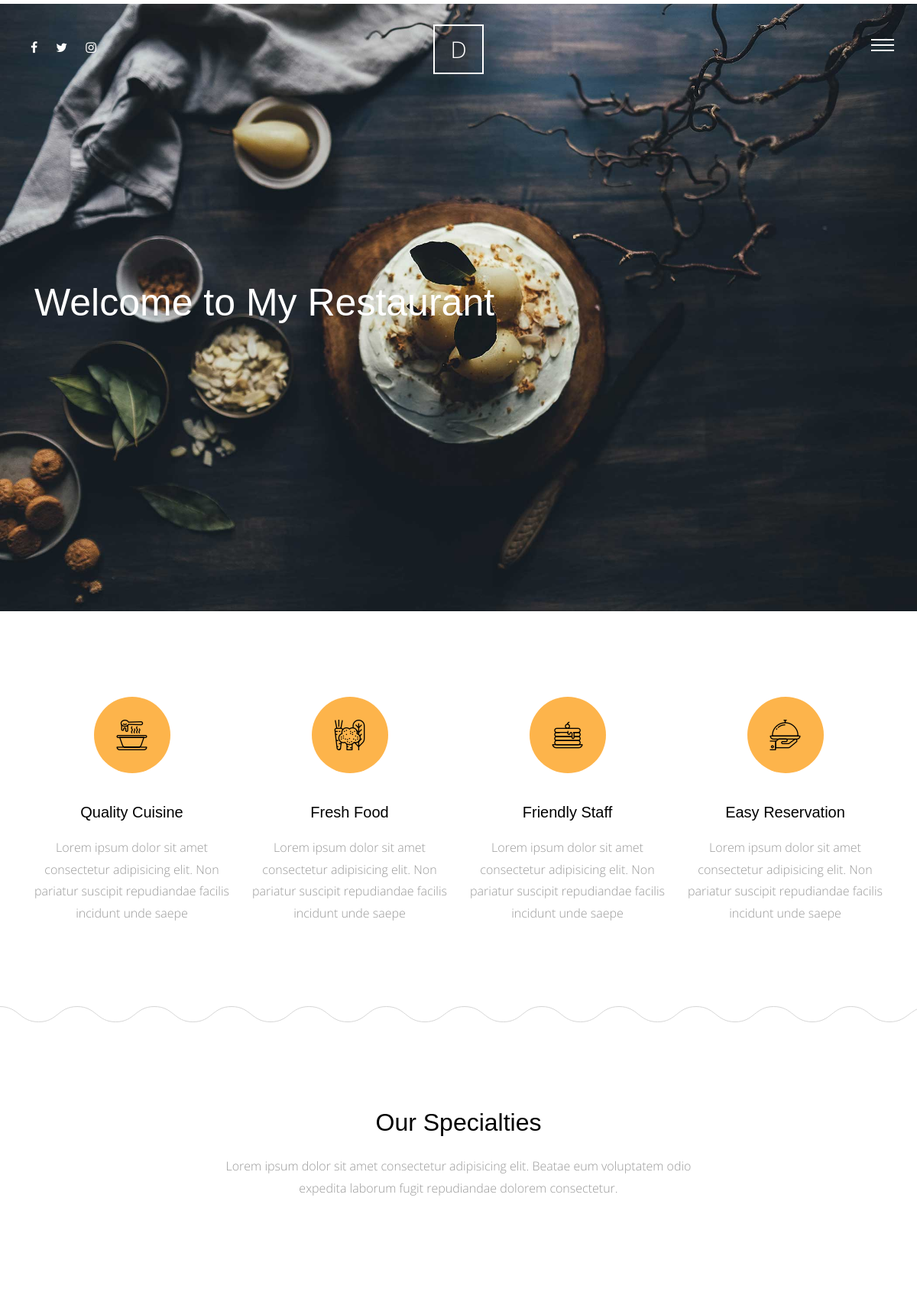
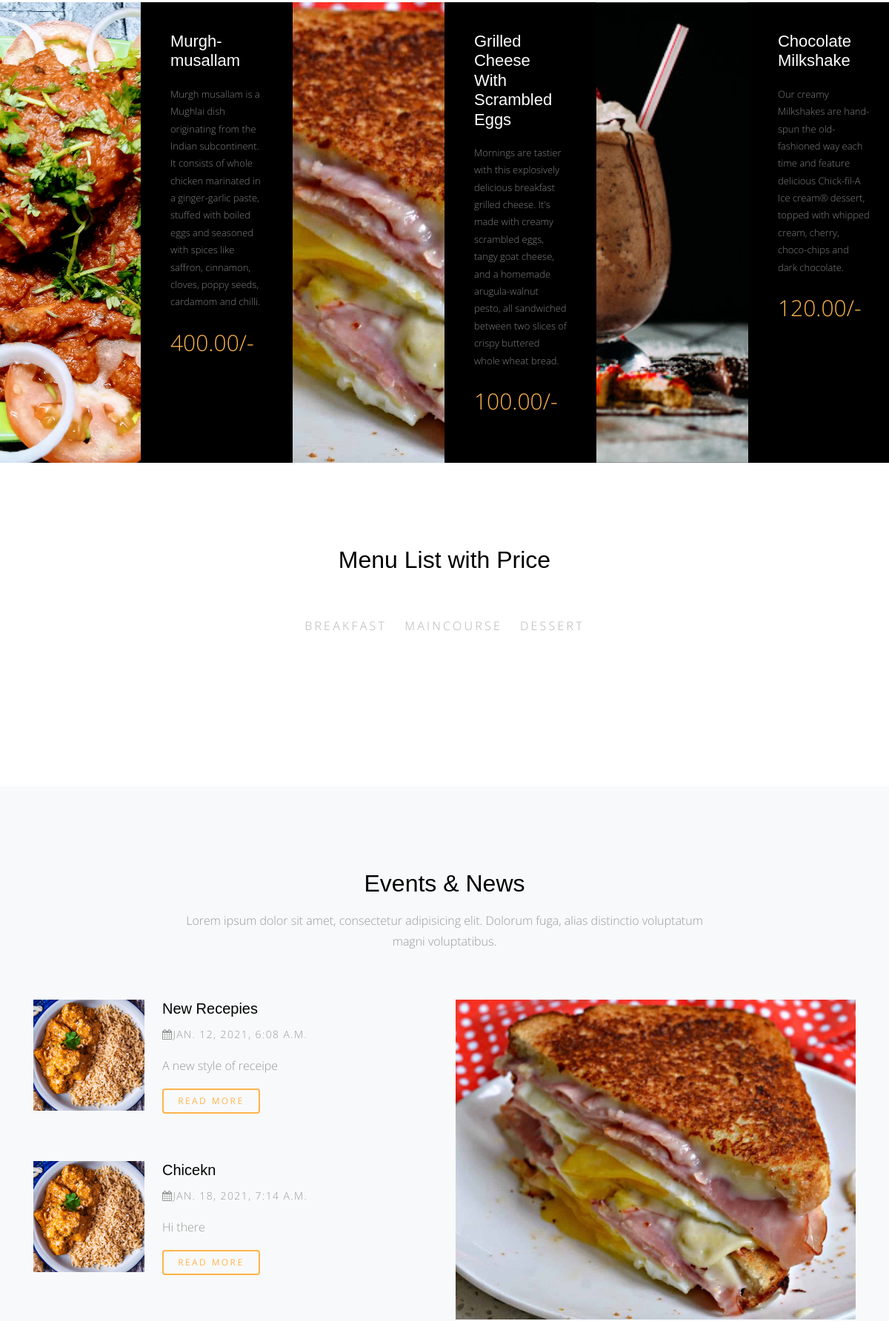
The page / (upper part) on the database its author committed (2 pictures, top to bottom).
### meals/models.py (models this page shows, shortened)
class Meals(models.Model):
    name = models.CharField(max_length=50)
    description = models.TextField(max_length=500)
    category = models.ForeignKey('Category',on_delete = models.SET_NULL,null=True)
    people = models.IntegerField()
    price = models.DecimalField(max_digits=5,decimal_places=2)
    preparation_time = models.IntegerField()
    image = models.ImageField(upload_to='meals/')
    slug = models.SlugField(blank=True,null=True)
    class Meta:
        verbose_name ='meal'
        verbose_name_plural ='meals'

class Category(models.Model):
    name = models.CharField(max_length=30)
    def __str__(self):
        return self.name

### blog/models.py (models this page shows, shortened)
class Post(models.Model):
    title = models.CharField(max_length=50)
    content = models.TextField()
    author = models.ForeignKey(User , on_delete=models.CASCADE)
    image = models.ImageField(upload_to='blog/', blank=True,null=True)
    tags = TaggableManager(blank=True)
    category = models.ForeignKey('Category' , null=True, on_delete=models.SET_NULL)
    created = models.DateTimeField(default=timezone.now)

### home/views.py (the view)
# urls.py: path('',views.home, name='home' ),
def home(request):
    meals = Meals.objects.all()
    meal_list = Meals.objects.all()
    posts = Post.objects.all()
    categories = Category.objects.all()
    latest_post = Post.objects.last()
    why_choose_us = Why_Choose_Us.objects.all()
    context = {
        'meals' : meals,
        'meal_list' : meal_list,
        'categories' : categories,
        'posts' : posts,
        'latest_post' : latest_post,
        'why_choose_us' : why_choose_us,
    }
    return render(request,'home/index.html' ,context)

### home/templates/home/index.html (shortened to what this page needs)
{% extends 'base.html' %}
{% load static %}
{% block body %}
      <div class="main-wrap">
        <div class="cover_1">
          <div class="img_bg" style="background-image:url({% static 'site_static/img/slider-1.jpg' %})"  data-stellar-background-ratio="0.5">
            <div class="container">
              <div class="row align-items-center">
                <div class="col-md-12" data-aos="fade-up">
                  <h2 class="heading">Welcome to My Restaurant</h2>
                </div>
              </div>
            </div>
          </div>
        </div>
        <div class="section services-section">
          <div class="container">
            <div class="row">
              <div class="col-md-6 col-lg-3" data-aos="fade-up">
                <div class="media feature-icon d-block text-center">
                  <div class="icon">
                    <span class="flaticon-soup"></span>
                  </div>
                  <div class="media-body">
                    <h3>Quality Cuisine</h3>
                    <p>Lorem ipsum dolor sit amet consectetur adipisicing elit. Non pariatur suscipit repudiandae facilis incidunt unde saepe</p>
                  </div>
                </div>
              </div>
              <div class="col-md-6 col-lg-3" data-aos="fade-up" data-aos-delay="100">
                <div class="media feature-icon d-block text-center">
                  <div class="icon">
                    <span class="flaticon-vegetables"></span>
                  </div>
                  <div class="media-body">
                    <h3>Fresh Food</h3>
                    <p>Lorem ipsum dolor sit amet consectetur adipisicing elit. Non pariatur suscipit repudiandae facilis incidunt unde saepe</p>
                  </div>
                </div>
              </div>
              <div class="col-md-6 col-lg-3" data-aos="fade-up" data-aos-delay="300">
                <div class="media feature-icon d-block text-center">
                  <div class="icon">
                    <span class="flaticon-pancake"></span>
                  </div>
                  <div class="media-body">
                    <h3>Friendly Staff</h3>
                    <p>Lorem ipsum dolor sit amet consectetur adipisicing elit. Non pariatur suscipit repudiandae facilis incidunt unde saepe</p>
                  </div>
                </div>
              </div>
              <div class="col-md-6 col-lg-3" data-aos="fade-up" data-aos-delay="500">
                <div class="media feature-icon d-block text-center">
                  <div class="icon">
                    <span class="flaticon-tray"></span>
                  </div>
                  <div class="media-body">
                    <h3>Easy Reservation</h3>
                    <p>Lorem ipsum dolor sit amet consectetur adipisicing elit. Non pariatur suscipit repudiandae facilis incidunt unde saepe</p>
                  </div>
                </div>
              </div>
            </div>
          </div>
        </div>
        <div class="section">
          <div class="container">
            <div class="row justify-content-center">
              <div class="col-md-7 text-center"  data-aos="fade-up">
                <h2 class="mb-4">Our Specialties</h2>
                <p class="lead">Lorem ipsum dolor sit amet consectetur adipisicing elit. Beatae eum voluptatem odio expedita laborum fugit repudiandae dolorem consectetur.</p>
              </div>
            </div>
          </div>
        </div>
        <div class="section pt-0 pb-0">
          <div class="menus d-flex bg-light">
        {% for meal in meals %}
            <div class="d-flex item">
              <div class="image" style="background-image: url({{meal.image.url}})" data-aos="fade"></div>
              <div class="text">
                <h3>{{meal.name}}</h3>
                <p>{{meal.description}}</p>
                <p class="price">{{meal.price}}/-</p>
              </div>
            </div>
        {% endfor %}
          </div>
        </div>
        <div class="section">
            <div class="container">
                <div class="row justify-content-center">
                    <div class="col-md-8" data-aos="fade-up">
                        <h2 class="mb-5 text-center">Menu List with Price</h2>
                        <ul class="nav site-tab-nav" id="pills-tab" role="tablist">
                            {% for category in categories %}
                                <li class="nav-item">
                                <a class="nav-link " id="{{category}}-tab" data-toggle="pill" href="#{{category}}" role="tab" aria-controls="{{category}}" aria-selected="true">{{category}}</a>
                                </li>
                                {% endfor %}
                        </ul>
                    </div>
                </div>
            </div>
        </div>
        <div class="section bg-light">
          <div class="container">
            <div class="row justify-content-center mb-5" data-aos="fade-up">
              <div class="col-md-8  text-center">
                <h2 class="mb-3">Events &amp; News</h2>
                <p class="lead">Lorem ipsum dolor sit amet, consectetur adipisicing elit. Dolorum fuga, alias distinctio voluptatum magni voluptatibus.</p>
              </div>
            </div>
            <div class="row">
              <div class="col-lg-6">
                {% for post in posts %}
                <div class="media d-block d-lg-flex mb-5"  data-aos="fade-up" data-aos-delay="100">
                  <figure class="mr-4 horizontal">
                    <img src="{{post.image.url}}" alt="Image placeholder" class="img-fluid">
                  </figure>
                  <div class="media-body">
                    <h3><a href="{% url 'blog:post_detail' latest_post.id %}">{{post.title}}</a></h3>
                    <p class="post-meta"><span><span class="fa fa-calendar"></span>{{post.created}}</span></p>
                    <p>{{post.content|truncatewords:10}}</p>
                    <p><a href="#" class="btn btn-primary btn-outline-primary btn-sm">Read More</a></p>
                  </div>
                </div>
                {% endfor %}
              </div>
              <div class="col-lg-6">
                <div class="media d-block mb-5" data-aos="fade-up"  data-aos-delay="400">
                  <figure>
                    <a href="#"><img src="{{latest_post.image.url}}" alt="Image placeholder" class="img-fluid"></a>
                  </figure>
                </div>
              </div>
            </div>
          </div>
        </div>
      </div>
{% endblock body %}

### static/site_static/css/style.css (style rules this page uses)
html { overflow-x: hidden; }
body { background: #fff; font-family: "Open Sans", cursive; font-size: 16px; line-height: 1.8; font-weight: 300; color: #999999; }
a { -webkit-transition: .3s all ease; -o-transition: .3s all ease; transition: .3s all ease; text-decoration: none; }
h1, h2, h3, h4, h5 { color: #000; font-family: "Playfair Display", Arial, sans-serif; }
h1 a, h2 a, h3 a, h4 a, h5 a { color: #000; }
.btn, .form-control { outline: none; }
.btn { font-size: 13px; text-transform: uppercase; letter-spacing: .2em; }
.btn.btn-primary { color: #fff; border-width: 2px; }
.btn.btn-sm { font-size: 12px; }
.btn.btn-outline-primary { border-width: 2px; color: #fdb44b; }
@media (min-width: 992px) { .media figure.horizontal { width: 150px; } }
.media h3 { font-size: 20px; margin-bottom: 10px; }
.media .post-meta { font-size: 14px; letter-spacing: .1em; text-transform: uppercase; }
.site-tab-nav { display: block; text-align: center; margin-bottom: 80px !important; }
.site-tab-nav li { float: none; display: inline-block; *display: inline; zoom: 1; }
.site-tab-nav li a { background: none; color: #b3b3b3; font-size: 16px; text-transform: uppercase; letter-spacing: .2em; border-bottom: 2px solid transparent; padding-left: 0; padding-right: 0; margin: 0 10px; }
.site-tab-nav, .nav-pills { text-align: center; }
.services-section { background: url("../img/curve_line.svg") repeat-x bottom left; }
.lead { font-size: 16px; }
.feature-icon .icon { text-align: center; height: 100px; width: 100px; border-radius: 50%; display: inline-block; position: relative; margin-bottom: 30px; background: #fdb44b; }
.feature-icon .icon > span { color: #000; font-size: 40px; position: absolute; top: 50%; left: 50%; -webkit-transform: translate(-50%, -50%); -ms-transform: translate(-50%, -50%); transform: translate(-50%, -50%); }
.feature-icon h3 { margin-bottom: 20px; }
.section { padding: 7em 0; }
.cover_1 { position: relative; }
.cover_1 .img_bg { background-repeat: no-repeat; background-size: cover !important; background-position: center center; }
.cover_1 .img_bg, .cover_1 .img_bg > .container > .row { min-height: 700px; height: 100vh; }
.cover_1 .heading { color: white; font-weight: 300; font-size: 30px; line-height: 1.5; }
@media (min-width: 768px) { .cover_1 .heading { font-size: 50px; line-height: 1.5; } }
.menus { display: -webkit-box; display: -ms-flexbox; display: flex; -ms-flex-wrap: wrap; flex-wrap: wrap; margin-right: -15px; margin-left: -15px; }
@media (min-width: 576px) { .menus .item { -webkit-box-flex: 0; -ms-flex: 0 0 100%; flex: 0 0 100%; max-width: 100%; } }
@media (min-width: 768px) { .menus .item { -webkit-box-flex: 0; -ms-flex: 0 0 50%; flex: 0 0 50%; max-width: 50%; } }
@media (min-width: 992px) { .menus .item { -webkit-box-flex: 0; -ms-flex: 0 0 50%; flex: 0 0 50%; max-width: 50%; } }
@media (min-width: 1200px) { .menus .item { -webkit-box-flex: 0; -ms-flex: 0 0 33.33333%; flex: 0 0 33.33333%; max-width: 33.33333%; } }
.menus .item .image, .menus .item .text { width: 50%; }
.menus .item .image { background-size: cover; background-position: center center; }
.menus .item .text { padding: 40px; background: #000; }
.menus .item .text h3 { color: #fff; font-size: 22px; margin-bottom: 20px; }
.menus .item .text p { color: #fff; font-size: 13px; opacity: .5; }
.menus .item .text .price { font-size: 30px; color: #fdb44b; opacity: 1; }

### rows shown on the page
Meals: image (picture), name "Murgh-musallam", description "Murgh musallam is a Mughlai dish originating from the Indian subcontinent. It consists of whole chicken marinated in a ginger-garlic paste, stuffed with boiled eggs and seasoned with spices like saffron, cinnamon, cloves, poppy seeds, cardamom and chilli.", price "400.00"
Meals: image (picture), name "Grilled Cheese With Scrambled Eggs", description "Mornings are tastier with this explosively delicious breakfast grilled cheese. It's made with creamy scrambled eggs, tangy goat cheese, and a homemade arugula-walnut pesto, all sandwiched between two slices of crispy buttered whole wheat bread.", price "100.00"
Meals: image (picture), name "Chocolate Milkshake", description "Our creamy Milkshakes are hand-spun the old-fashioned way each time and feature delicious Chick-fil-A Ice cream® dessert, topped with whipped cream, cherry, choco-chips and dark chocolate.", price "120.00"
Category: name "BREAKFAST"
Category: name "MAINCOURSE"
Category: name "DESSERT"
Post: image (picture), title "New Recepies", created "JAN. 12, 2021, 6:08 A.M.", content "A new style of receipe"
Post: image (picture), title "Chicekn", created "JAN. 18, 2021, 7:14 A.M.", content "Hi there"
Post: image (picture)
